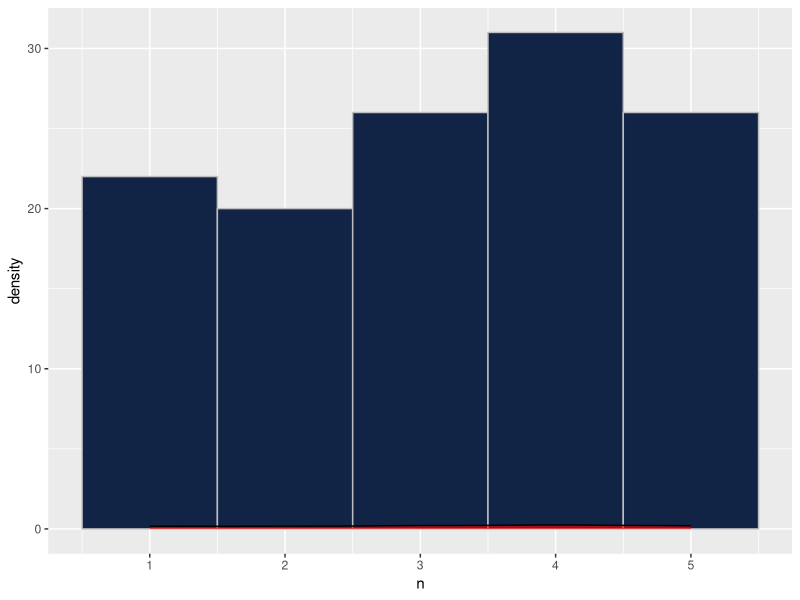
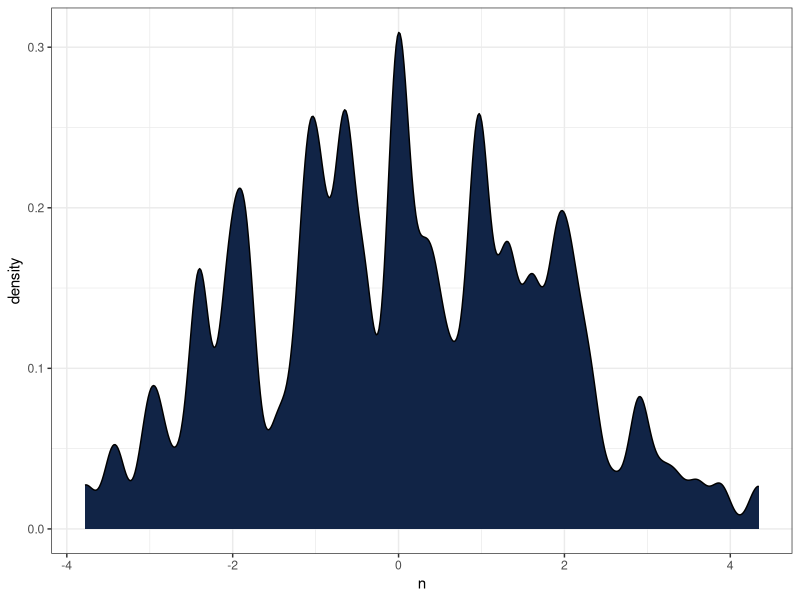

Generate these figures, in order, with R:
## ---- chunk 1
library(magrittr)
library(ggplot2)
library(dplyr)
library(purrr)
library(testthat)
## ---- chunk 2
### Shortens column names for printing
ShortenTitles <- function(df, n = 12) {
  magrittr::set_colnames(df, substring(colnames(df), 1, n))
}

### Generates an n-length vector of integers 1 through 5
generatedVector = set.seed(8675309) %>%
  { rnorm(240, 3, 2) } %>%
    { . %% 5 } %>%
      ceiling(.) %>%
        { (function(x) {
          deleteVals = runif(length(x)) > 0.5
          x[deleteVals] = NA
          return(x)
        })(.) }

### Visualizes the distribution of randomized data in a histogram
generatedVector %>%
  .[! is.na(.)] %>%
    data.frame(n = .) %>%
      ggplot2::ggplot(.) +
      ggplot2::aes(x = n) +
      ggplot2::geom_histogram(bins = 5L, fill = "#112446", col="grey") +
      ggplot2::geom_density(alpha = 0.6, fill = "red")
## ---- chunk 3
### Top ten movies of 1963
movieTitles = c(
  "Cleopatra", "How the West Was Won", "It's a Mad, Mad, Mad, Mad World",
  "Tom Jones", "Irma la Douce", "Son of Flubber", "Charade", "Bye Bye Birdie",
  "Come Blow Your Horn", "Move Over, Darling", "The Great Escape"
)

### Converts generated data into a matrix and removes empty rows
data = as.data.frame(matrix(generatedVector, ncol = 6)) %>%
  magrittr::set_colnames(., movieTitles[1:ncol(.)]) %>%
    .[apply(., 1, function(x) { any(! is.na(x))}), ]

### Check data for cleanliness on a pre-written capacity
testthat::test_that("All rows have at least one value", {
  testthat::expect_true(all(apply(data, 1, function(x) {
    any(! is.na(x))
  })))
})
## ---- chunk 4
### Calculates the mean of each row and column
userBaselines = apply(data, 1, mean, na.rm = TRUE)
movieBaselines = apply(data, 2, mean, na.rm = TRUE)

### Calculates the mean of every available operation
avgMovieRating = mean(unlist(data), na.rm = TRUE)


movieBaselines
## ---- chunk 5
### Show the input data
head(ShortenTitles(data))
## ---- chunk 6
### Generates predictions from available data
artificialRatings = matrix(-avgMovieRating, nrow = length(userBaselines), ncol = length(movieBaselines)) %>%
  { . + movieBaselines } %>%
    t(.) %>%
      { . + userBaselines } %>%
        t(.)

### Show the created predictions
data.frame(artificialRatings) %>%
  magrittr::set_colnames(., movieTitles[1:ncol(.)]) %>%
    ShortenTitles(.) %>%
      format(., digits = 3) %>%
        head(.)
## ---- chunk 7
### Generate data to see where historical data differs from predictions
confusionMatrix = data %>%
  { (function(df) {
    x = is.na(df)
    df[! x] = df[! x] - artificialRatings[! x]
    df
  })(.) }

### Get summary data to understand model accuracy
confusionMatrix[! is.na(confusionMatrix)] %>%
  unlist(.) %>%
    summary(.)
## ---- chunk 8
### Generates a visualization of model accuracy
confusionMatrix %>%
  unlist(.) %>%
    .[! is.na(.)] %>%
      data.frame(n = .) %>%
        ggplot2::ggplot(.) +
        ggplot2::aes(x = n) +
        ggplot2::geom_density(adjust = 0.2, fill = "#112446") +
        ggplot2::theme_bw()
